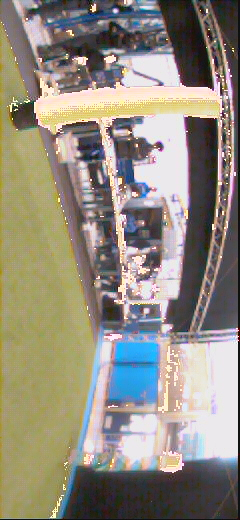
#> input picture Python_Scripts/outside.jpg, 240 x 520 px
$ python YUV_slices.py
#> lines starting #> are read from the running program, lines starting #| are printed output that depends on the picture; after the words box and inside, x2 and y2 are one past the last pixel; in counts of white or black regions, pixels touching at a corner belong together
### Python_Scripts/YUV_slices/YUV_slices_alltogether.py
# -*- coding: utf-8 -*-
"""
Created on Sun Feb 18 08:59:33 2018

Generate and show slices of YUV

@author: LocalAdmin
"""
import sys
print(sys.executable)
import cv2;
cv2.__version__
import matplotlib.pyplot as plt
import numpy as np

# [59 lines left out: functions YUV_to_RGB, generate_slices_YUV, not called in this run]


def filter_color(image_name = '../dark_black.jpg', y_low = 0, y_high = 24, \
                 u_low = 0, u_high = 255, v_low = 0, v_high = 255, resize_factor=1, showpicbefore=1):
    count_ones = 0;
    im = cv2.imread(image_name);
    im = cv2.resize(im, (int(im.shape[1]/resize_factor), int(im.shape[0]/resize_factor)));
    im = cv2.rotate(im, cv2.ROTATE_90_COUNTERCLOCKWISE)
    YUV = cv2.cvtColor(im, cv2.COLOR_BGR2YUV);
    Filtered = np.zeros([YUV.shape[0], YUV.shape[1]]);
    protected = {}
    for i in getAllRanges():
        for x in range(YUV.shape[1]):
            count_x = 0;
            density_high_lum_x = 0;
            density_black_x = 0;
            good_y_high_lum = []
            good_y_black = []
            density_orange_x = 0;
            good_y_orange = []
            for y in range(YUV.shape[0]):
                """Comment the below out to apply the middle cut filter"""
                if (90 < y < 150):
                    if(YUV[y,x,0] >= i[0] and YUV[y,x,0] <= i[1] and \
                      YUV[y,x,1] >= i[2] and YUV[y,x,1] <= i[3] and \
                      YUV[y,x,2] >= i[4] and YUV[y,x,2] <= i[5]):
                        if i[6] == "orange":
                            density_orange_x += 1;
                            good_y_orange.append(y);
                        if i[6] == "green":
                            count_x += 2;
                        if i[6] == "High Lum":
                            protected[x] = True;
                            density_high_lum_x +=1;
                            good_y_high_lum.append(y)
                            #YUV[y,x,0] = 255;
                            #Filtered[y,x] = 1;
                        elif i[6] == "black":
                            if x not in protected:
                                YUV[y,x,0] = 255;
                                count_x += 1;
                                Filtered[y,x] = 1;
                            else:
                                density_black_x +=1;
                                good_y_black.append(y);
                        else:
                            YUV[y,x,0] = 255;
                            Filtered[y,x] = 1;
                            count_x += 1;
            if (density_orange_x > 20):
                count_x += density_orange_x;
                for good_y in good_y_orange:
                    YUV[good_y,x,0] = 255;
                    Filtered[good_y,x] = 1;
            if (density_high_lum_x > 30):
                count_x += density_high_lum_x;
                for good_y in good_y_high_lum:
                    YUV[good_y,x,0] = 255;
                    Filtered[good_y,x] = 1;
            if (density_black_x > 30):
                count_x += density_black_x;
                for good_y in good_y_black:
                    YUV[good_y,x,0] = 255;
                    Filtered[good_y,x] = 1;
            if (x < 70 or x > 450):
                count_ones += count_x
            elif (x < 140 or x > 380):
                count_ones += count_x * 2
            elif (x < 210 or x > 310):
                count_ones += count_x * 3
            else:
                count_ones += count_x * 4

    plt.figure()
    plt.imshow(Filtered);
    plt.title(f"All colour with density filter for {image_name}");
    if (showpicbefore == 1):

        plt.figure();
        RGB = cv2.cvtColor(YUV, cv2.COLOR_YUV2RGB);
        plt.imshow(RGB);
        plt.title(f"All colour with density filter for {image_name}");

        plt.figure();
        RGB = cv2.cvtColor(im, cv2.COLOR_BGR2RGB);
        plt.imshow(RGB);
        plt.title(image_name);


    print(f"Total count for {image_name}: {count_ones}");

def getOrangeRange(y_low = 70, y_high = 190, \
                 u_low = 0, u_high = 150, v_low = 150, v_high = 255):
    return [y_low, y_high, u_low, u_high, v_low, v_high, "orange"]

def getGreenRange(y_low = 60, y_high = 130, \
                 u_low = 75, u_high = 110, v_low = 120, v_high = 140):
    return [y_low, y_high, u_low, u_high, v_low, v_high, "green"]


def getDarkBlackRange(y_low = 0, y_high = 24, \
                 u_low = 0, u_high = 255, v_low = 0, v_high = 255):
    return [y_low, y_high, u_low, u_high, v_low, v_high, "dark black"]

def getHighLumRange(y_low = 220, y_high = 255, \
                 u_low = 0, u_high = 255, v_low = 0, v_high = 255):
    return [y_low, y_high, u_low, u_high, v_low, v_high, "High Lum"]

def getBlackRange(y_low = 70, y_high = 130, \
                 u_low = 0, u_high = 170, v_low = 0, v_high = 155):
    return [y_low, y_high, u_low, u_high, v_low, v_high, "black"]

def getAllRanges():
    return [getOrangeRange(), getGreenRange(), getDarkBlackRange(), getHighLumRange(), getBlackRange()]

# [16 lines that do not run on import are left out]


### Python_Scripts/YUV_slices/YUV_slices.py
# -*- coding: utf-8 -*-
"""
Created on Sun Feb 18 08:59:33 2018

Generate and show slices of YUV

@author: LocalAdmin
"""
import sys
print(sys.executable)
import cv2;
cv2.__version__
import matplotlib.pyplot as plt
import numpy as np
import YUV_slices_alltogether as other


def YUV_to_RGB(im):
    """ Convert YUV to RGB """
    if(np.max(im[:]) <= 1.0):
        im *= 255;

    Y = im[:,:,0];
    U = im[:,:,1];
    V = im[:,:,2];

    R  = Y + 1.402   * ( V - 128 )
    G  = Y - 0.34414 * ( U - 128 ) - 0.71414 * ( V - 128 )
    B  = Y + 1.772   * ( U - 128 )

    rgb = im;
    rgb[:,:,0] = R / 255.0;
    rgb[:,:,1] = G / 255.0;
    rgb[:,:,2] = B / 255.0;

    inds1 = np.where(rgb < 0.0);
    for i in range(len(inds1[0])):
        rgb[inds1[0][i], inds1[1][i], inds1[2][i]] = 0.0;

    inds2 = np.where(rgb > 1.0);
    for i in range(len(inds2[0])):
        rgb[inds2[0][i], inds2[1][i], inds2[2][i]] = 1.0;
    return rgb;

def generate_slices_YUV(n_slices = 5, H = 255, W = 255):
    """ Generate YUV slices and convert them to RGB to show them """
#> called with n_slices = 5, H = 255, W = 255
#    bgr = np.zeros([H, W, 3]);
#    bgr[:,:,2] = 1.0;
#    cv2.imshow('BGR', bgr);
#    cv2.waitKey();

    plt.ion();

    V_step = 1.0 / H;
    U_step = 1.0 / W;
    Y_step = 1.0 / (n_slices-1);

    for s in range(n_slices):

        im = np.zeros([H, W, 3]);
        Y = s * Y_step;
        im[:,:,0] = Y;

        # print('Slice %d / %d, Y = %f' % (s, n_slices, Y));

        for y in range(H):
            for x in range(W):
                im[y,x,1] = U_step * x;
                im[y,x,2] = V_step * y;

        rgb = YUV_to_RGB(im);

        plt.figure()
        plt.imshow(rgb);
        plt.xlabel('U');
        plt.ylabel('V');
        plt.title('Y = ' + str(Y));

#        im=im.astype(np.float32)
#        bgr = cv2.cvtColor(im, cv2.COLOR_YUV2BGR);
#        cv2.imshow('BGR', bgr); cv2.waitKey();


def filter_color(image_name = '../outside.jpg', y_low = 220, y_high = 255, \
                 u_low = 0, u_high = 255, v_low = 0, v_high = 255, resize_factor=1, title="Filtered Image", showpicbefore=1):
#> called with image_name = '../outside.jpg', y_low = 220, y_high = 255, u_low = 0, u_high = 255, v_low = 0, v_high = 255, resize_factor = 1
    count_ones = 0;
    im = cv2.imread(image_name);
#> im is the input picture: shape (520, 240, 3); mean B, G, R 127.1, 139.3, 145.6
    im = cv2.resize(im, (int(im.shape[1]/resize_factor), int(im.shape[0]/resize_factor)));
    im = cv2.rotate(im, cv2.ROTATE_90_COUNTERCLOCKWISE)
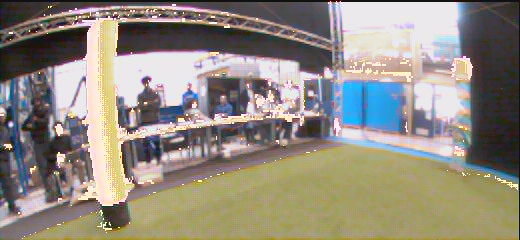
#> im: shape (240, 520, 3); mean B, G, R 127.1, 139.3, 145.6
    YUV = cv2.cvtColor(im, cv2.COLOR_BGR2YUV);
#> YUV: shape (240, 520, 3); mean of channels 0, 1, 2 139.8, 121.7, 133.1
    Filtered = np.zeros([YUV.shape[0], YUV.shape[1]]);
    #print(y_high)
    for x in range(YUV.shape[1]):
        count_x = 0;
        for y in range(YUV.shape[0]):
            """Comment the below out to apply the middle cut filter"""
            if (90 < y <= 150):
                if(YUV[y,x,0] >= y_low and YUV[y,x,0] <= y_high and \
                  YUV[y,x,1] >= u_low and YUV[y,x,1] <= u_high and \
                  YUV[y,x,2] >= v_low and YUV[y,x,2] <= v_high):
                       Filtered[y,x] = 1;
                       count_x += 1;
                       YUV[y,x,0] = 255;
        if count_x > 50:
            if (x < 70 or x > 450):
                count_ones += count_x
            elif (x < 140 or x > 380):
                count_ones += count_x * 2
            elif (x < 210 or x > 310):
                count_ones += count_x * 3
            else:
                count_ones += count_x * 4
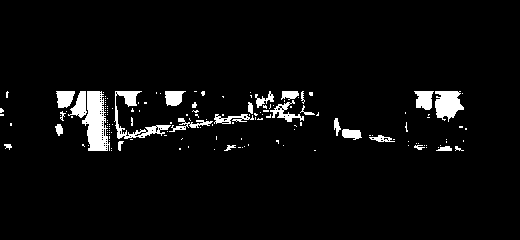
#> Filtered: shape (240, 520) float64; values 0 (black) and 1 (white), 4.3% white; 151 white regions (124 under 20 px), largest, box (x1, y1, x2, y2) and area: (82, 91, 110, 151) 1059, (114, 91, 171, 139) 624, (435, 91, 464, 122) 616
#> YUV: shape (240, 520, 3); mean of channels 0, 1, 2 140.7, 121.7, 133.1
#> after the loop, count_ones = 1752

    if (showpicbefore == 1):

        plt.figure();
        RGB = cv2.cvtColor(YUV, cv2.COLOR_YUV2RGB);
        plt.imshow(RGB);
        plt.title(image_name);

    plt.figure()
    plt.imshow(Filtered);
    plt.title(title);

    print(f"{title} count for {image_name} = {count_ones}");
#| Filtered Image count for ../outside.jpg = 1752

def getOrangeRange(y_low = 80, y_high = 190, \
                 u_low = 0, u_high = 150, v_low = 150, v_high = 255):
    return [y_low, y_high, u_low, u_high, v_low, v_high, "orange"]

def getBlackRange(y_low = 70, y_high = 130, \
                 u_low = 0, u_high = 170, v_low = 0, v_high = 155):
    return [y_low, y_high, u_low, u_high, v_low, v_high, "black"]

def getGreenRange(y_low = 60, y_high = 130, \
                 u_low = 75, u_high = 110, v_low = 120, v_high = 140):
    return [y_low, y_high, u_low, u_high, v_low, v_high, "green"]


def getDarkBlackRange(y_low = 0, y_high = 24, \
                 u_low = 0, u_high = 255, v_low = 0, v_high = 155):
    return [y_low, y_high, u_low, u_high, v_low, v_high, "dark black"]

def getHighLuminescenceRange(y_low = 220, y_high = 255, \
                 u_low = 0, u_high = 255, v_low = 0, v_high = 255):
    return [y_low, y_high, u_low, u_high, v_low, v_high, "High Luminecense"]


if __name__ == '__main__':
    generate_slices_YUV();
    filter_color();

    images = ["../all.jpg", "../outside_g.jpg","../closer_black.jpg","../cross-board.jpg", \
              "../green_close.jpg","../black-board-bright.jpg",  "../outside.jpg",\
                  "../Whiteboard.jpg", "../dark_black.jpg", "../Board_Behind.jpg"]

    orange = getOrangeRange()
    black = getBlackRange()
    green = getGreenRange()
    darkBlack = getDarkBlackRange()
    highLum = getHighLuminescenceRange();

    for image in images:
        filter_color(image_name = image, y_low = orange[0], y_high = orange[1], u_low = orange[2], u_high = orange[3], v_low = orange[4], v_high = orange[5], resize_factor=1, title = orange[6], showpicbefore=1)
#> call 2 of filter_color, with image_name = '../all.jpg', y_low = 80, y_high = 190, u_low = 0, u_high = 150, v_low = 150, v_high = 255, resize_factor = 1
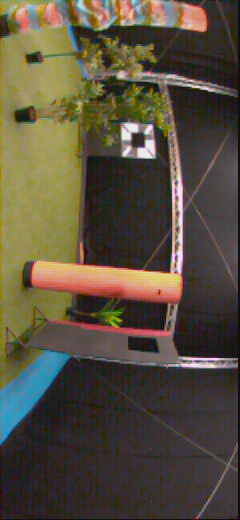
#> input picture Python_Scripts/all.jpg, 240 x 520 px
#> in filter_color, im is the input picture: shape (520, 240, 3); mean B, G, R 62.4, 79.3, 87.7
#> in filter_color (call 2), `im = cv2.rotate(im, cv2.ROTATE_90_COUNTERCLOCKWISE)`:
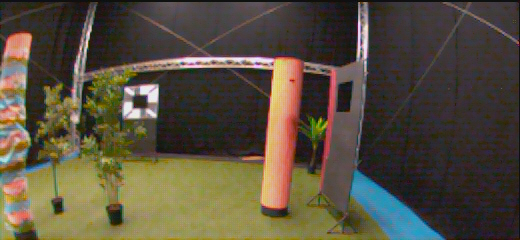
#> im: shape (240, 520, 3); mean B, G, R 62.4, 79.3, 87.7
#> in filter_color (call 2), `YUV = cv2.cvtColor(im, cv2.COLOR_BGR2YUV);`: YUV: shape (240, 520, 3); mean of channels 0, 1, 2 79.8, 119.4, 134.9
#> after the loop in filter_color (call 2), `for x in range(YUV.shape[1]):`: Filtered: shape (240, 520) float64; values 0 (black) and 1 (white), 2.3% white; 72 white regions (65 under 20 px), largest, box (x1, y1, x2, y2) and area: (265, 91, 301, 151) 1472, (324, 91, 336, 151) 388, (0, 104, 24, 126) 357
#> after the loop in filter_color (call 2), `for x in range(YUV.shape[1]):`: YUV: shape (240, 520, 3); mean of channels 0, 1, 2 82.5, 119.4, 134.9
#| orange count for ../all.jpg = 3733
        filter_color(image_name = image, y_low = green[0], y_high = green[1], u_low = green[2], u_high = green[3], v_low = green[4], v_high = green[5], resize_factor=1, title = green[6], showpicbefore=0)
#> after the loop in filter_color (call 3), `for x in range(YUV.shape[1]):`: Filtered: shape (240, 520) float64; values 0 (black) and 1 (white), 1.3% white in thin lines or dots, all inside (x1, y1, x2, y2) = (9, 91, 326, 151)
#> after the loop in filter_color (call 3), `for x in range(YUV.shape[1]):`: YUV: shape (240, 520, 3); mean of channels 0, 1, 2 82, 119.4, 134.9
#| green count for ../all.jpg = 0
        filter_color(image_name = image, y_low = darkBlack[0], y_high = darkBlack[1], u_low = darkBlack[2], u_high = darkBlack[3], v_low = darkBlack[4], v_high = darkBlack[5], resize_factor=1, title = darkBlack[6], showpicbefore=0)
#> after the loop in filter_color (call 4), `for x in range(YUV.shape[1]):`: Filtered: shape (240, 520) float64; values 0 (black) and 1 (white), 0.24% white in thin lines or dots, all inside (x1, y1, x2, y2) = (31, 91, 520, 151)
#> after the loop in filter_color (call 4), `for x in range(YUV.shape[1]):`: YUV: shape (240, 520, 3); mean of channels 0, 1, 2 80.4, 119.4, 134.9
#| dark black count for ../all.jpg = 60

        filter_color(image_name = image, y_low = black[0], y_high = black[1], u_low = black[2], u_high = black[3], v_low = black[4], v_high = black[5], resize_factor=1, title = black[6], showpicbefore=0)
#> after the loop in filter_color (call 5), `for x in range(YUV.shape[1]):`:
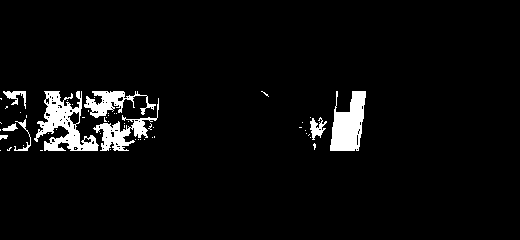
#> Filtered: shape (240, 520) float64; values 0 (black) and 1 (white), 4.5% white; 56 white regions (47 under 20 px), largest, box (x1, y1, x2, y2) and area: (34, 91, 99, 151) 1719, (330, 91, 366, 151) 1449, (93, 98, 159, 151) 934
#> after the loop in filter_color (call 5), `for x in range(YUV.shape[1]):`: YUV: shape (240, 520, 3); mean of channels 0, 1, 2 87, 119.4, 134.9
#| black count for ../all.jpg = 1880


        filter_color(image_name = image, y_low = highLum[0], y_high = highLum[1], u_low = highLum[2], u_high = highLum[3], v_low = highLum[4], v_high = highLum[5], resize_factor=1, title = highLum[6], showpicbefore=0)
#> after the loop in filter_color (call 6), `for x in range(YUV.shape[1]):`:
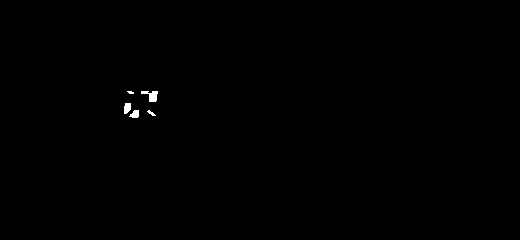
#> Filtered: shape (240, 520) float64; values 0 (black) and 1 (white), 0.22% white; 5 white regions (1 under 20 px), largest, box (x1, y1, x2, y2) and area: (141, 91, 158, 102) 107, (124, 103, 131, 114) 64, (129, 110, 139, 118) 58, (147, 110, 156, 116) 24
#> after the loop in filter_color (call 6), `for x in range(YUV.shape[1]):`: YUV: shape (240, 520, 3); mean of channels 0, 1, 2 79.9, 119.4, 134.9
#| High Luminecense count for ../all.jpg = 0

        other.filter_color(image_name = image);
#> after the loop in filter_color, `for i in getAllRanges():`: YUV: shape (240, 520, 3); mean of channels 0, 1, 2 87.5, 119.4, 134.9
#> in filter_color, `RGB = cv2.cvtColor(YUV, cv2.COLOR_YUV2RGB);`:
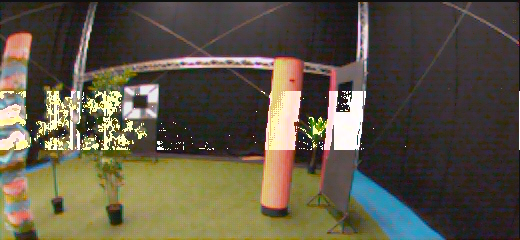
#> RGB: shape (240, 520, 3); mean R, G, B 93.9, 86.8, 70.1
#> pass 2 of the loop `for image in images:`:
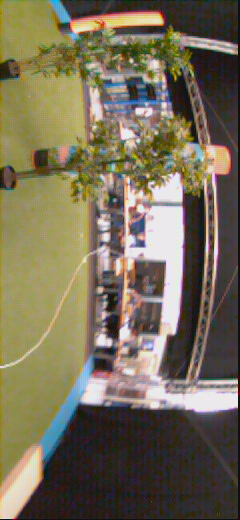
#> input picture Python_Scripts/outside_g.jpg, 240 x 520 px
#> in filter_color, im is the input picture: shape (520, 240, 3); mean B, G, R 88.1, 109.6, 118.6
#> im: shape (240, 520, 3)
#> after the loop in filter_color (call 7), `for x in range(YUV.shape[1]):`:
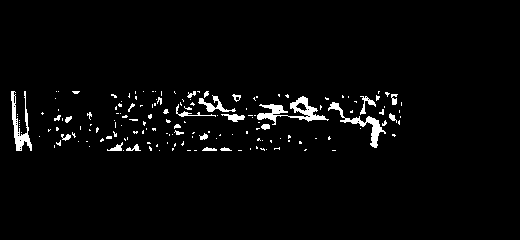
#> Filtered: shape (240, 520) float64; values 0 (black) and 1 (white), 2.8% white; 163 white regions (137 under 20 px), largest, box (x1, y1, x2, y2) and area: (257, 96, 329, 125) 668, (328, 102, 386, 148) 466, (11, 91, 32, 151) 465
#| orange count for ../outside_g.jpg = 0
#| green count for ../outside_g.jpg = 0
#| dark black count for ../outside_g.jpg = 60
#| black count for ../outside_g.jpg = 747
#| High Luminecense count for ../outside_g.jpg = 0
#> in filter_color (call 2), `RGB = cv2.cvtColor(YUV, cv2.COLOR_YUV2RGB);`:
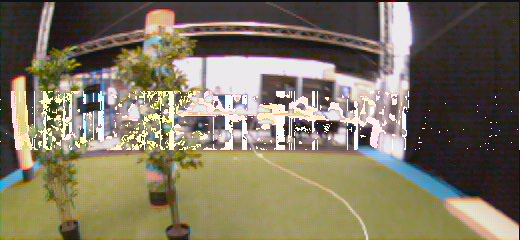
#> RGB: shape (240, 520, 3); mean R, G, B 125.3, 117.4, 95.7
#> pass 3 of the loop `for image in images:`:
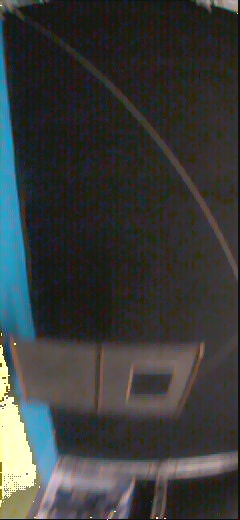
#> input picture Python_Scripts/closer_black.jpg, 240 x 520 px
#> in filter_color, im is the input picture: shape (520, 240, 3); mean B, G, R 58.4, 59.1, 57.4
#> im: shape (240, 520, 3)
#> after the loop in filter_color (call 12), `for x in range(YUV.shape[1]):`:
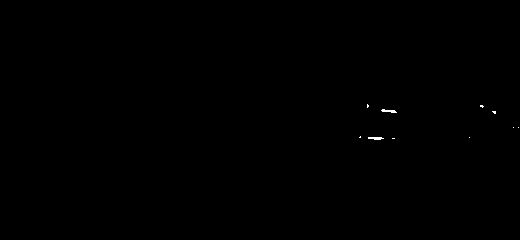
#> Filtered: shape (240, 520) float64; values 0 (black) and 1 (white), 0.08% white in thin lines or dots, all inside (x1, y1, x2, y2) = (359, 104, 519, 140)
#| orange count for ../closer_black.jpg = 0
#| green count for ../closer_black.jpg = 0
#> after the loop in filter_color (call 14), `for x in range(YUV.shape[1]):`:
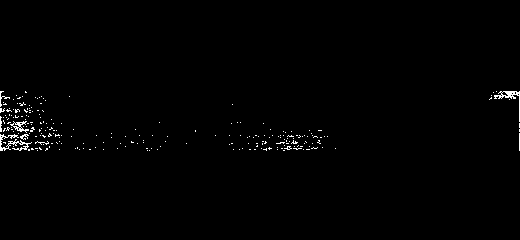
#> Filtered: shape (240, 520) float64; values 0 (black) and 1 (white), 0.84% white in thin lines or dots, all inside (x1, y1, x2, y2) = (0, 91, 520, 151)
#| dark black count for ../closer_black.jpg = 111
#| black count for ../closer_black.jpg = 7237
#| High Luminecense count for ../closer_black.jpg = 0
#> (the run stopped early here; a loop or call above may not have finished)
